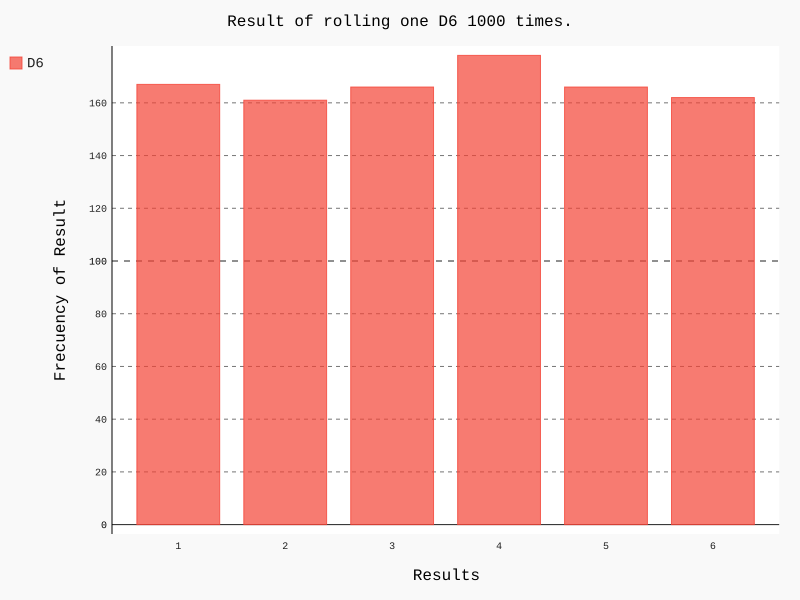

This chart was generated by the following Python code:
from dice import Dice
import pygal

#Create a D6
dice = Dice()

#Make some rolls, and store results in a list
results = []
for roll_num in range(1000):
    result = dice.roll()
    results.append(result)

#print(results)


#Analyze the results
frecuencies = []
for value in range(1,dice.num_sides+1):
    frecuency = results.count(value)
    frecuencies.append(frecuency)

#print(frecuencies)

#Visualizando resultados
hist = pygal.Bar()

hist.title = "Result of rolling one D6 1000 times."
hist.x_labels = [i for i in range(1,dice.num_sides+1)] #Usando list comprehesions 
hist.x_title = "Results"
hist.y_title = "Frecuency of Result"

hist.add('D6',frecuencies)
hist.render_to_file('dice_visual.svg')
